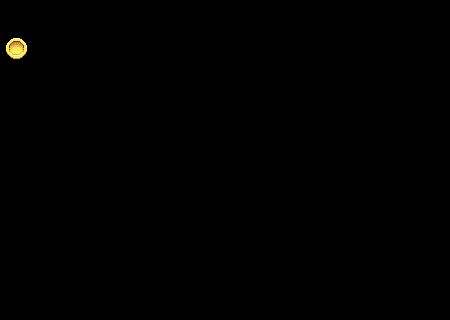

Below is a game level as drawn by its tile map, then a one-line description and the .tmx file that defines it, in full:
An orthogonal 5x5 tile map with 90x64 px tiles, 1 tile layer (Capa de Patrones 1).

<map version="1.0" orientation="orthogonal" renderorder="right-down" width="5" height="5" tilewidth="90" tileheight="64" nextobjectid="1">
 <tileset firstgid="1" name="cointex" tilewidth="32" tileheight="32" tilecount="6" columns="6">
  <image source="cointex.png" width="192" height="32" />
  <tile id="0">
   <animation>
    <frame tileid="0" duration="400" />
    <frame tileid="1" duration="400" />
    <frame tileid="2" duration="400" />
    <frame tileid="3" duration="400" />
    <frame tileid="4" duration="400" />
    <frame tileid="5" duration="400" />
   </animation>
  </tile>
 </tileset>
 <layer name="Capa de Patrones 1" width="5" height="5">
  <data encoding="csv">
1,0,0,0,0,
0,0,0,0,0,
0,0,0,0,0,
0,0,0,0,0,
0,0,0,0,0
</data>
 </layer>
</map>
